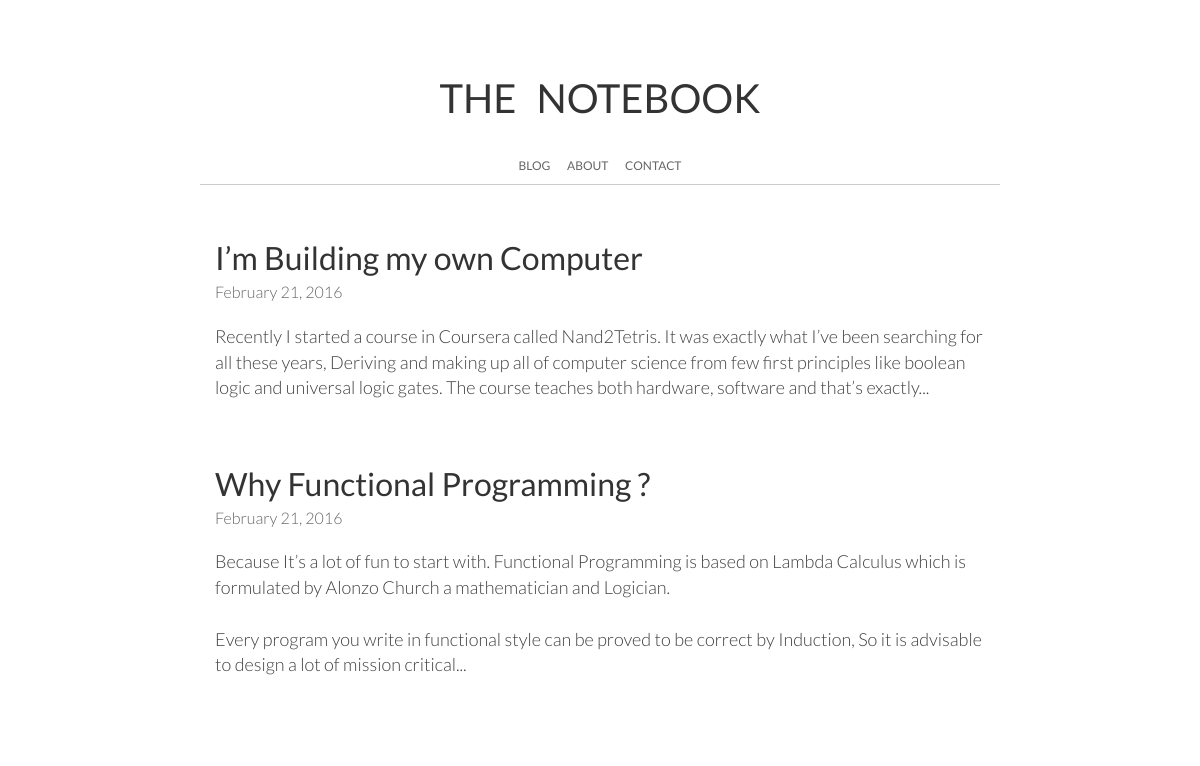
Before: / with the older database file.
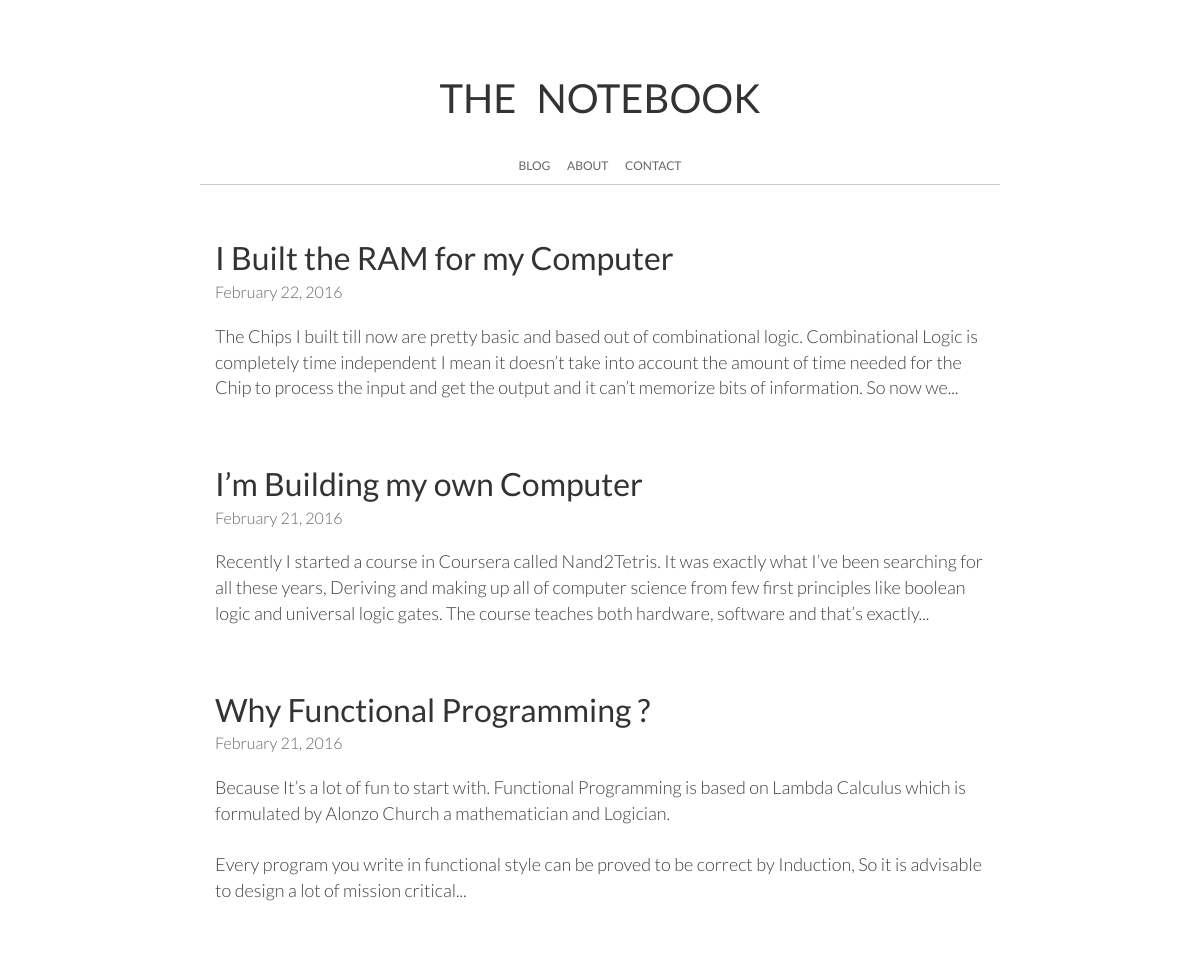
After: the same page with the newer database file.
### tables this page shows
CREATE TABLE "blog" (
	`id`	INTEGER PRIMARY KEY AUTOINCREMENT,
	`title`	TEXT,
	`article`	TEXT,
	`time`	TEXT
);

### Blog.py (the view)
@app.route('/')
def index():
	list_of_articles = db_connect()
	print list_of_articles
	return render_template('index.html', articles = list_of_articles ,summary = summary)

### Blog.py (called while the page is built)
def summary(article):
	pos = article.find(" ",300)
	return article[:pos]

def db_connect():
	conn = sqlite3.connect('/var/www/Blog/example.db')
	c = conn.cursor()
	c.execute('SELECT id,title,article,time FROM blog order by id DESC')
	list_of_articles = c.fetchall()
	conn.close()
	return list_of_articles

### templates/index.html
{% extends "layout.html" %}
{% block content %}
    {% for item in articles %}
	<div class="title"><a href={{ "/post/%s"%item[0] }}>{{ item[1] }}</a></div>
	<span style="color:#666;font-size:16px;font-weight:300">{{ item[3] }}</span><br><br>
	{% autoescape false %}
	<div class="article">{{ summary(item[2])+"..." }}</div>
	{% endautoescape %}
	<br><br><br>
    {% endfor %}
{% endblock %}

### templates/layout.html (shortened to what this page needs)
<!DOCTYPE html>
<html>
<head>
    {% block head %}
	<link rel="stylesheet" type="text/css" href="/static/css/bootstrap.min.css">
	<link rel="stylesheet" type="text/css" href="/static/css/index.css">
	{% endblock %}
</head>
<body>
	<div class="container-fluid" style="margin-top:70px;">
	    <div class="row">
	    	<div class="col-md-2"></div>
	    	<div class="col-md-8 head">
	    		<div class="heading">
	    		    THE&ensp;NOTEBOOK
	    		    <br>
	    		    <p class="links">
	    		    	<a href="/">BLOG</a> &emsp; <a href="/about">ABOUT</a> &emsp; <a href="/contact">CONTACT</a>
	    		    </p>
	    		</div>
	    	</div>
	    	<div class="col-md-2"></div>
	    </div>
		<div class="row">
			<div class="col-md-2"></div>
			<div class="col-md-8">
				{% block content %}{% endblock %}
			</div>
			<div class="col-md-2"></div>
		</div>
	</div>
</body>
</html>

### static/css/index.css (style rules this page uses)
body { font-family: 'Lato'; }
.head { margin-bottom: 50px; padding-bottom: 0px; border-bottom: solid 1px #ccc; }
.heading { color: #333; font-weight: 400; font-size: 40px; width: 100%; text-align: center; }
.heading .links { font-weight: 400; font-size: 12px; margin-top: 30px; }
.links a, .links a:hover, .links a:focus { text-decoration: none; color: #666; }
.title { font-weight: 400; font-size: 32px; color: #333; }
.title a, .title a:hover, .title a:focus,.article a, .article a:hover, .article a:focus { text-decoration: none; color: #333; }
.article { font-weight: 300; font-size: 18px; color: #404040; }

Changed rows visible on the page:
added blog: title "I Built the RAM for my Computer", time "February 22, 2016", article "The Chips I built till now are pretty basic and based out of combinational logic. Combinational Logic is completely time independent I mean it doesn’t take into account the amount of time needed for the Chip to process the input and get the output and it can’t memorize bits of information. So now we..."
